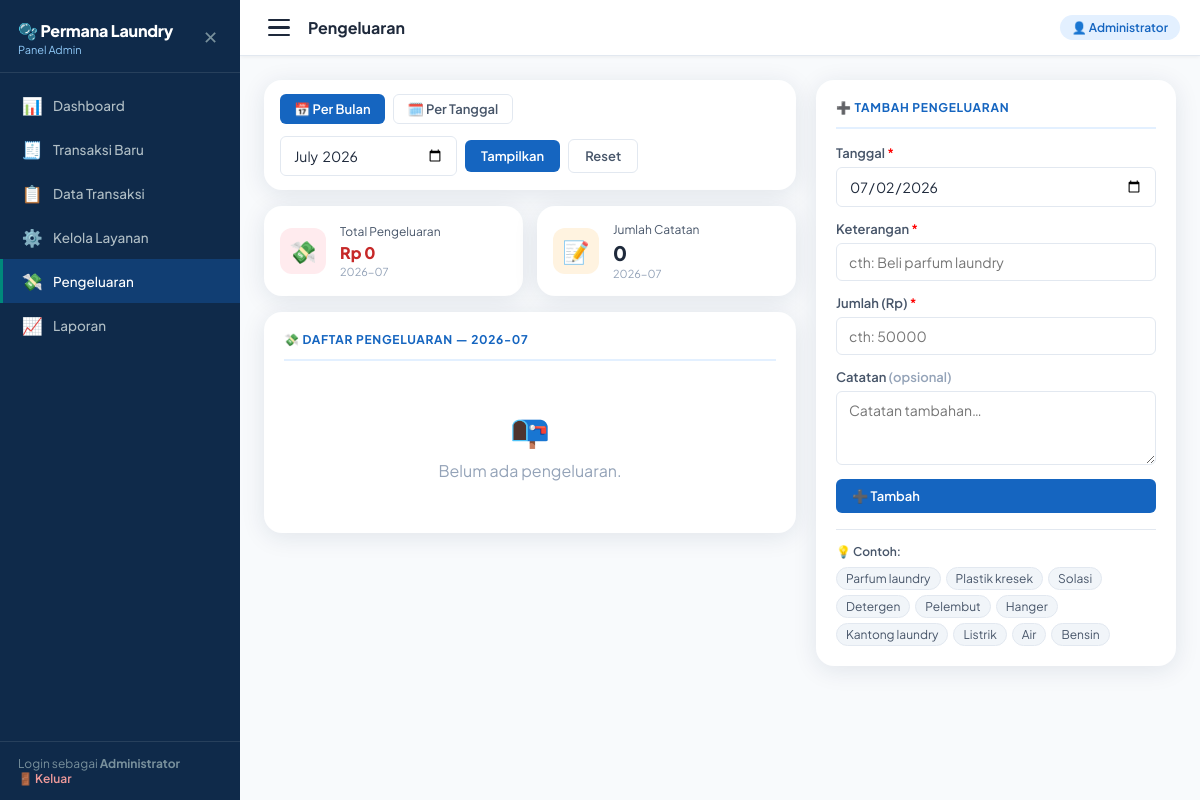
/admin/pengeluaran.php (signed in), run on an earlier commit of the app's database.
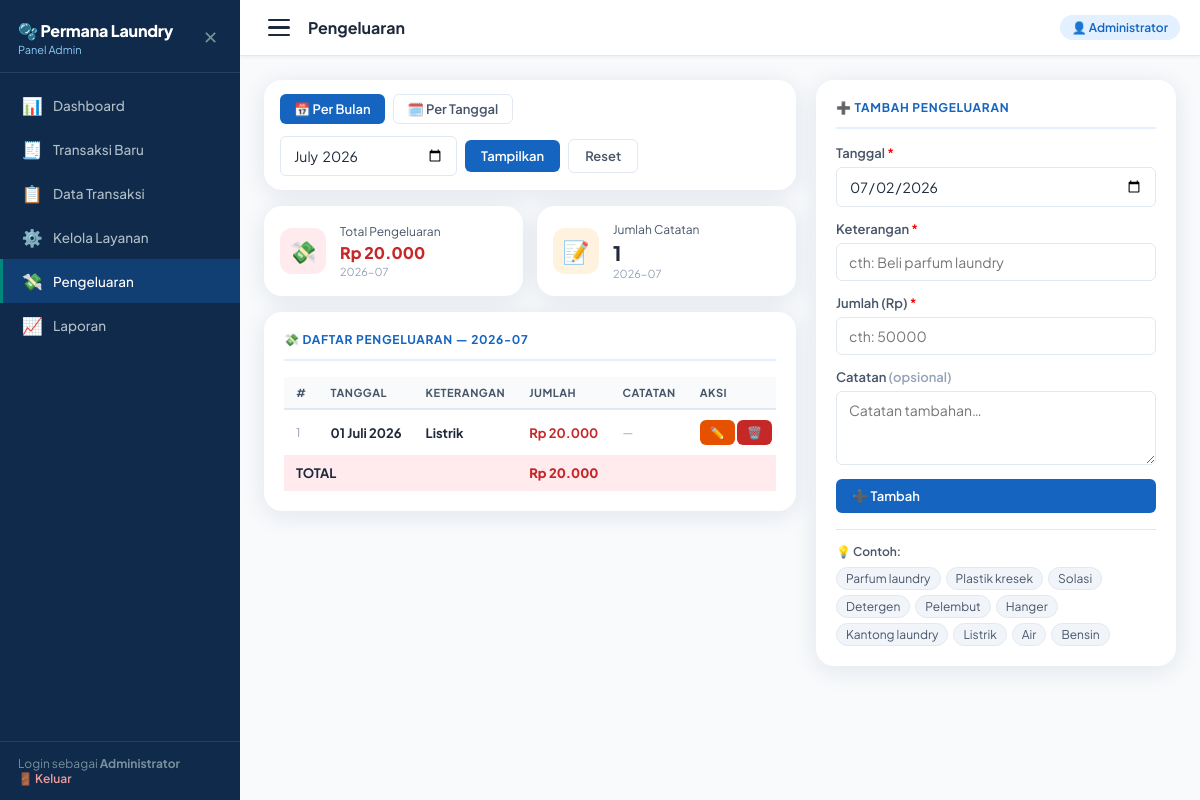
And on a later commit of the database.
### tables this page shows
CREATE TABLE `pengeluaran` (
  `id` int(11) NOT NULL,
  `tanggal` date NOT NULL,
  `keterangan` varchar(200) NOT NULL,
  `jumlah` decimal(12,0) NOT NULL,
  `catatan` text DEFAULT NULL,
  `created_at` datetime DEFAULT current_timestamp(),
  `updated_at` datetime DEFAULT current_timestamp() ON UPDATE current_timestamp()
);

### includes/config.php (called while the page is built, shortened)
<?php
function rupiah(int|float $angka): string
{
    return 'Rp ' . number_format($angka, 0, ',', '.');
}
function tglIndoDate(string $date): string
{
    $bulan = ['', 'Januari', 'Februari', 'Maret', 'April', 'Mei', 'Juni',
                  'Juli', 'Agustus', 'September', 'Oktober', 'November', 'Desember'];
    $ts = strtotime($date);
    return date('d', $ts) . ' ' . $bulan[(int)date('m', $ts)] . ' ' . date('Y', $ts);
}

### admin/pengeluaran.php (the view, shortened to what this page needs)
<?php
require_once '../includes/config.php';
$db = getDB();
$editData = null;
$filterMode  = $_GET['mode']  ?? 'bulan';
$filterBulan = $_GET['bulan'] ?? date('Y-m');
$filterTgl   = $_GET['tgl']   ?? date('Y-m-d');
if ($filterMode === 'tanggal') {
    $stmtList = $db->prepare("SELECT * FROM pengeluaran WHERE tanggal=? ORDER BY id DESC");
    $stmtList->execute([$filterTgl]);
    $periodeLabel = tglIndoDate($filterTgl);
} else {
    $stmtList = $db->prepare("SELECT * FROM pengeluaran WHERE DATE_FORMAT(tanggal,'%Y-%m')=? ORDER BY tanggal DESC,id DESC");
    $stmtList->execute([$filterBulan]);
    $periodeLabel = $filterBulan;
}
$pengeluaranList = $stmtList->fetchAll();
$totalPeriode    = array_sum(array_column($pengeluaranList,'jumlah'));
$pageTitle = 'Pengeluaran';
require_once '../includes/admin_header.php';
?>
<div class="pengeluaran-layout">
  <div style="display:flex;flex-direction:column;gap:16px">
    <div class="card" style="padding:14px 16px">
      <div class="tab-row" style="display:flex;gap:8px;margin-bottom:12px">
        <a href="?mode=bulan&bulan=<?= htmlspecialchars($filterBulan) ?>"
           class="btn <?= $filterMode==='bulan'?'btn-primary':'btn-outline' ?>" style="padding:6px 14px;font-size:13px">📅 Per Bulan</a>
        <a href="?mode=tanggal&tgl=<?= htmlspecialchars($filterTgl) ?>"
           class="btn <?= $filterMode==='tanggal'?'btn-primary':'btn-outline' ?>" style="padding:6px 14px;font-size:13px">🗓️ Per Tanggal</a>
      </div>
      <form method="GET">
        <div class="filter-row" style="display:flex;gap:8px;align-items:center;flex-wrap:wrap">
          <?php if ($filterMode==='tanggal'): ?>
            <input type="date" name="tgl" value="<?= htmlspecialchars($filterTgl) ?>" style="width:auto"/>
          <?php else: ?>
            <input type="month" name="bulan" value="<?= htmlspecialchars($filterBulan) ?>" style="width:auto"/>
          <?php endif; ?>
          <button type="submit" class="btn btn-primary" style="padding:8px 16px">Tampilkan</button>
          <a href="pengeluaran.php" class="btn btn-outline" style="padding:8px 16px">Reset</a>
        </div>
      </form>
    </div>
    <div class="stats-grid" style="margin-bottom:0">
      <div class="stat-card">
        <div class="stat-icon red">💸</div>
        <div><div class="stat-label">Total Pengeluaran</div><div class="stat-value" style="font-size:16px;color:var(--red)"><?= rupiah($totalPeriode) ?></div><div class="stat-sub"><?= $periodeLabel ?></div></div>
      </div>
      <div class="stat-card">
        <div class="stat-icon orange">📝</div>
        <div><div class="stat-label">Jumlah Catatan</div><div class="stat-value"><?= count($pengeluaranList) ?></div><div class="stat-sub"><?= $periodeLabel ?></div></div>
      </div>
    </div>
    <div class="card">
      <div class="card-title">💸 Daftar Pengeluaran — <?= htmlspecialchars($periodeLabel) ?></div>
      <?php if (empty($pengeluaranList)): ?>
        <div style="text-align:center;padding:32px;color:var(--gray-400)"><div style="font-size:32px;margin-bottom:10px">📭</div>Belum ada pengeluaran.</div>
      <?php else: ?>
      <div class="table-wrap pengeluaran-table-wrap">
        <table>
          <thead><tr><th>#</th><th>Tanggal</th><th>Keterangan</th><th>Jumlah</th><th>Catatan</th><th>Aksi</th></tr></thead>
          <tbody>
            <?php foreach ($pengeluaranList as $i => $p): ?>
            <tr>
              <td style="color:var(--gray-400);font-size:12px"><?= $i+1 ?></td>
              <td style="white-space:nowrap;font-size:13px"><strong><?= tglIndoDate($p['tanggal']) ?></strong></td>
              <td><strong><?= htmlspecialchars($p['keterangan']) ?></strong></td>
              <td style="color:var(--red);font-weight:700"><?= rupiah($p['jumlah']) ?></td>
              <td style="font-size:12px;color:var(--gray-600)"><?= $p['catatan'] ? htmlspecialchars($p['catatan']) : '<span style="color:var(--gray-400)">—</span>' ?></td>
              <td style="white-space:nowrap">
                <a href="?edit=<?= $p['id'] ?>&mode=<?= $filterMode ?>&bulan=<?= htmlspecialchars($filterBulan) ?>&tgl=<?= htmlspecialchars($filterTgl) ?>"
                   class="btn btn-warning btn-sm">✏️</a>
                <a href="?hapus=<?= $p['id'] ?>" class="btn btn-danger btn-sm"
                   onclick="return confirm('Hapus pengeluaran ini?')">🗑️</a>
              </td>
            </tr>
            <?php endforeach; ?>
          </tbody>
          <tfoot>
            <tr style="background:var(--red-light)">
              <td colspan="3" style="font-weight:700;padding:10px 12px">TOTAL</td>
              <td style="font-weight:800;color:var(--red)"><?= rupiah($totalPeriode) ?></td>
              <td colspan="2"></td>
            </tr>
          </tfoot>
        </table>
      </div>
      <?php endif; ?>
    </div>
  </div>
  <div class="card form-sidebar" style="position:sticky;top:20px">
    <div class="card-title"><?= $editData ? '✏️ Edit Pengeluaran' : '➕ Tambah Pengeluaran' ?></div>
    <form method="POST">
      <div class="form-group">
        <label class="lbl">Tanggal <span style="color:red">*</span></label>
        <input type="date" name="tanggal" value="<?= htmlspecialchars($editData['tanggal'] ?? date('Y-m-d')) ?>"/>
      </div>
      <div class="form-group">
        <label class="lbl">Keterangan <span style="color:red">*</span></label>
        <input type="text" name="keterangan" placeholder="cth: Beli parfum laundry"
               value="<?= htmlspecialchars($editData['keterangan'] ?? '') ?>"/>
      </div>
      <div class="form-group">
        <label class="lbl">Jumlah (Rp) <span style="color:red">*</span></label>
        <input type="number" name="jumlah" placeholder="cth: 50000" min="1"
               value="<?= $editData['jumlah'] ?? '' ?>"/>
      </div>
      <div class="form-group">
        <label class="lbl">Catatan <span style="color:var(--gray-400)">(opsional)</span></label>
        <textarea name="catatan" rows="3" placeholder="Catatan tambahan…" style="resize:vertical"><?= htmlspecialchars($editData['catatan'] ?? '') ?></textarea>
      </div>
      <div style="display:flex;gap:8px;margin-top:4px">
        <button type="submit" class="btn btn-primary" style="flex:1"><?= $editData ? '💾 Simpan' : '➕ Tambah' ?></button>
      </div>
    </form>
    <?php if (!$editData): ?>
    <div style="margin-top:16px;padding-top:14px;border-top:1px solid var(--gray-200)">
      <p style="font-size:12px;font-weight:600;color:var(--gray-600);margin-bottom:8px">💡 Contoh:</p>
      <div style="display:flex;flex-wrap:wrap;gap:5px">
        <?php foreach (['Parfum laundry','Plastik kresek','Solasi','Detergen','Pelembut','Hanger','Kantong laundry','Listrik','Air','Bensin'] as $c): ?>
          <span onclick="document.querySelector('[name=keterangan]').value='<?= $c ?>'"
                style="background:var(--gray-100);color:var(--gray-600);padding:3px 9px;border-radius:20px;font-size:12px;cursor:pointer;border:1px solid var(--gray-200)"
                onmouseover="this.style.background='var(--blue-light)'"
                onmouseout="this.style.background='var(--gray-100)'"><?= $c ?></span>
        <?php endforeach; ?>
      </div>
    </div>
    <?php endif; ?>
  </div>
</div>
<?php require_once '../includes/admin_footer.php'; ?>

### includes/admin_header.php (shortened to what this page needs)
<?php
$currentPage = basename($_SERVER['PHP_SELF']);
?>
<!DOCTYPE html>
<html lang="id">
<head>
  <link rel="stylesheet" href="<?= BASE_URL_ASSETS ?>/css/style.css"/>
</head>
<body>
<aside class="sidebar" id="mainSidebar">
  <div class="sidebar-logo">
    <div>
      <div class="shop">🫧 <?= APP_NAME ?></div>
      <div class="sub">Panel Admin</div>
    </div>
    <button class="sidebar-close-btn" id="btnSidebarClose" title="Tutup menu">✕</button>
  </div>
  <nav>
    <a href="dashboard.php"   class="nav-item <?= $currentPage === 'dashboard.php'   ? 'active' : '' ?>"><span class="icon">📊</span> Dashboard</a>
    <a href="../index.php"    class="nav-item <?= $currentPage === 'index.php'        ? 'active' : '' ?>"><span class="icon">🧾</span> Transaksi Baru</a>
    <a href="transaksi.php"   class="nav-item <?= $currentPage === 'transaksi.php'   ? 'active' : '' ?>"><span class="icon">📋</span> Data Transaksi</a>
    <a href="layanan.php"     class="nav-item <?= $currentPage === 'layanan.php'     ? 'active' : '' ?>"><span class="icon">⚙️</span> Kelola Layanan</a>
    <a href="pengeluaran.php" class="nav-item <?= $currentPage === 'pengeluaran.php' ? 'active' : '' ?>"><span class="icon">💸</span> Pengeluaran</a>
    <a href="laporan.php"     class="nav-item <?= $currentPage === 'laporan.php'     ? 'active' : '' ?>"><span class="icon">📈</span> Laporan</a>
  </nav>
  <div class="sidebar-footer">
    Login sebagai <strong><?= htmlspecialchars($_SESSION['admin_nama'] ?? 'Admin') ?></strong><br/>
    <a href="logout.php">🚪 Keluar</a>
  </div>
</aside>
<div class="main-wrap" id="mainWrap">
  <div class="topbar">
    <div class="topbar-left">
      <button class="btn-hamburger" id="btnHamburger"
              title="Buka/tutup menu" aria-label="Toggle menu" aria-expanded="true">
        <span></span>
        <span></span>
        <span></span>
      </button>
      <h1><?= htmlspecialchars($pageTitle ?? 'Dashboard') ?></h1>
    </div>
    <span class="admin-badge">👤 <?= htmlspecialchars($_SESSION['admin_nama'] ?? '') ?></span>
  </div>
  <div class="page-body">

### includes/admin_footer.php
    </div>
  </div>
</body>
</html>

### admin/pengeluaran.php (style rules this page uses)
.pengeluaran-layout { display:grid;grid-template-columns:1fr 360px;gap:20px;align-items:start }
.pengeluaran-layout > div { min-width: 0; }

What changed in the data, as far as the page shows it:
added pengeluaran: tanggal "01 Juli 2026", keterangan "Listrik", jumlah "Rp 20.000"
Also different on the page:
rupiah($totalPeriode): "Rp 0" → "Rp 20.000"
count($pengeluaranList): "0" → "1"
rupiah($totalPeriode): (not shown) → "Rp 20.000"
text no longer shown: "📭 Belum ada pengeluaran."
text now shown: "# TANGGAL KETERANGAN JUMLAH CATATAN AKSI TOTAL"
